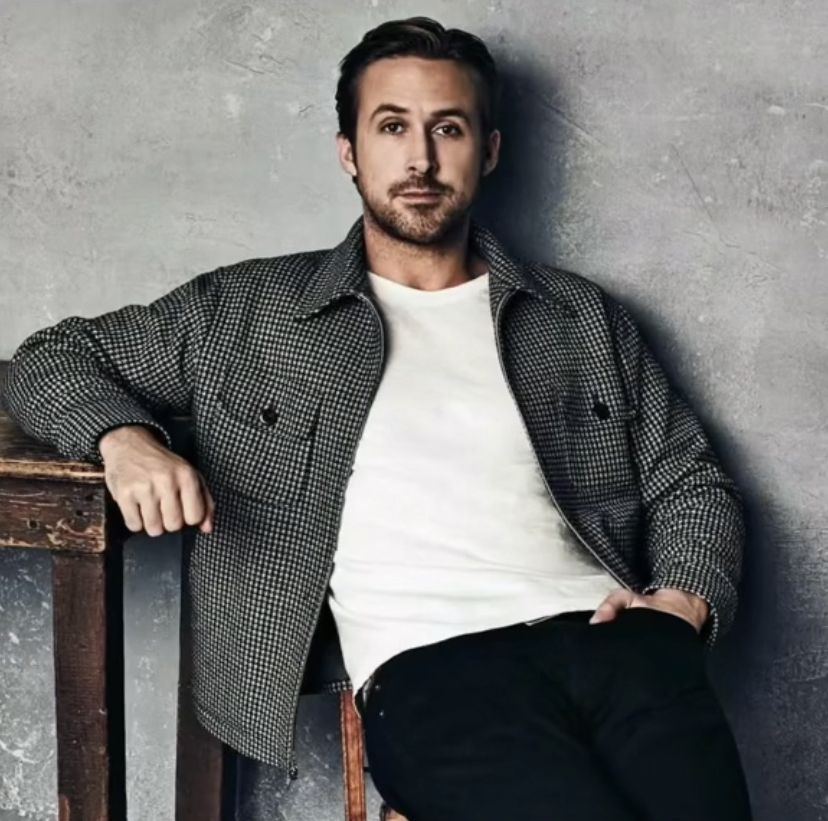
#> input picture python/OpenCV/gos.jpg, 828 x 821 px
$ python main.py
#> lines starting #> are read from the running program, lines starting #| are printed output that depends on the picture
import cv2

face_cascades = cv2.CascadeClassifier(cv2.data.haarcascades + "haarcascade_frontalface_default.xml")

img = cv2.imread("gos.jpg")
#> img is the input picture: shape (821, 828, 3); mean B, G, R 112.4, 113.4, 113.8
#print(img.shape)
img = cv2.resize(img, (500, 500))
#> img: shape (500, 500, 3)
#print(img.shape)
gray = cv2.cvtColor(img, cv2.COLOR_BGR2GRAY)
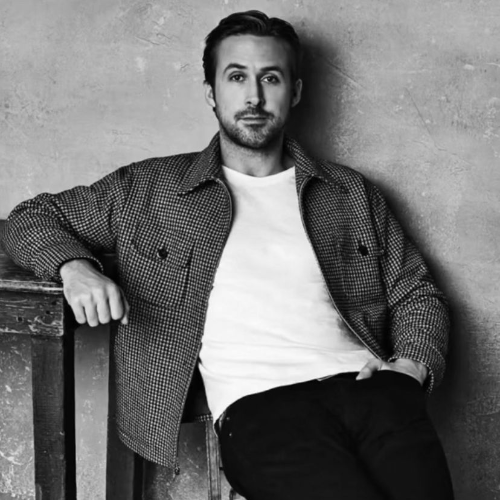
#> gray: shape (500, 500); min 0, max 251, mean 113.4

faces = face_cascades.detectMultiScale(gray)
#> faces = [[202, 37, 104, 104]]
# print(faces) #координаты, длина, ширина лица

for (x, y, w, h) in faces:
    cv2.rectangle(img, (x, y), (x + w, y + h), (255, 0, 255), 1)
#> this loop made 1 pass
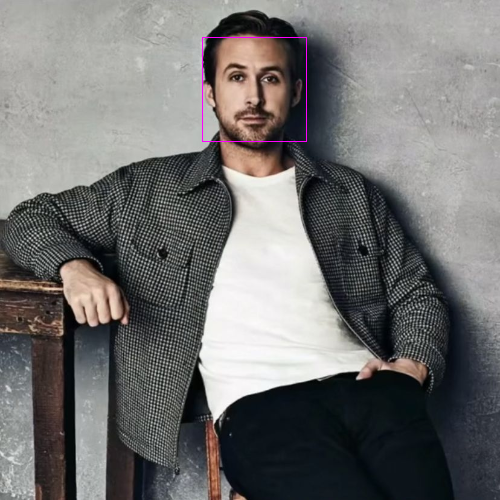
#> img: shape (500, 500, 3); mean B, G, R 112.6, 113.2, 114

cv2.imshow("Gusling", img)
cv2.waitKey(0)
